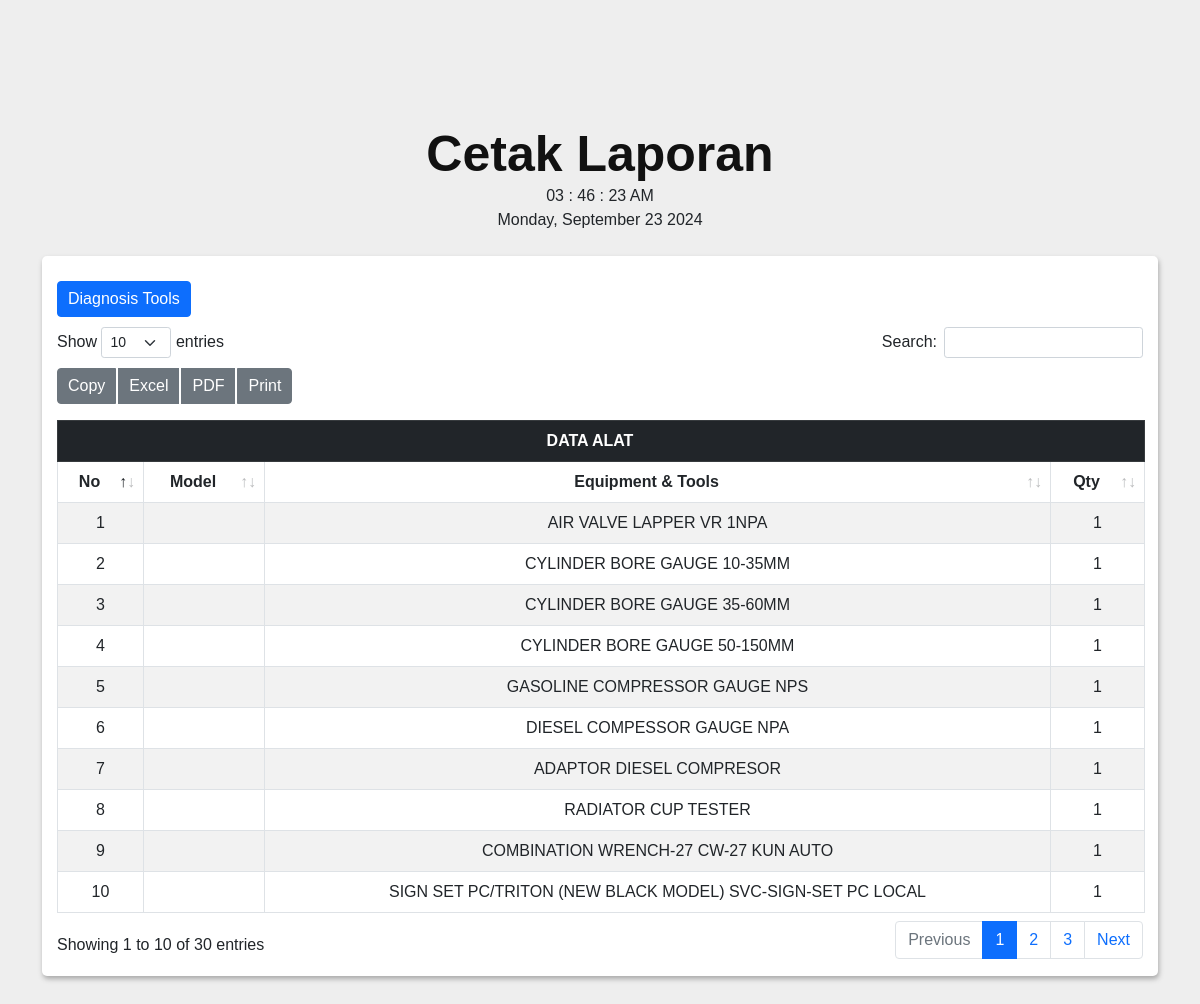
Screenshot of /admin2/laporan/diagnosis.php with the database file from the repository.
### tables this page shows
CREATE TABLE `diagnosis` (
  `id` int(11) NOT NULL,
  `model` varchar(100) NOT NULL,
  `nama_alat` varchar(100) NOT NULL,
  `jumlah` varchar(10) NOT NULL,
  `keterangan` varchar(100) NOT NULL
);

### admin2/laporan/diagnosis.php (the view, shortened to what this page needs)
<?php
require '../koneksi.php';
?>
<!DOCTYPE html>
<html lang="en">
<head>
    <link rel="stylesheet" href="assets/css/bootstrap.min.css">
    <link rel="stylesheet" href="assets/css/datatables.min.css">
    <link rel="stylesheet" href="assets/css/style.css">
</head>
<body>
<div id="layoutSidenav_content">
    <main>
        <center>
    <div class="container-fluid">
    <h1 class="mt-4">Cetak Laporan</h1>
                    <div class="digital-clock">
                        <div class="time">
                            <span class="hours">00</span>
                            <span class="colon">:</span>
                            <span class="minutes">00</span>
                            <span class="colon">:</span>
                            <span class="seconds">00</span>
                            <span class="period">PM</span>
                        </div>
                        <div class="date"></div>
                    </div>
                    <br>
    </center>
    <div class="container">
        <div class="row">
            <div class="col-12">
                <div class="data_table">
                    <table id="example" class="table table-striped table-bordered">
                    <a class="btn btn-primary" href="../stock/diagnosis.php" role="button" aria-disabled="true">Diagnosis Tools</a>
                        <thead>
                            <tr class="table-dark" align="center">
                                <th colspan="4">DATA ALAT </th>
                            </tr>
                            <tr align="center">
                                <th>No</th>
                                <th>Model</th>
                                <th>Equipment & Tools</th>
                                <th>Qty</th>
                            </tr>
                        </thead>
                        <tbody align="center">
                            <?php
                        $sql = "SELECT * FROM diagnosis";
    $result = $conn->query($sql);
    if ($result->num_rows > 0) {
        $no = 1;
        while ($row = $result->fetch_assoc()) {
            echo "<tr>";
            echo "<td>" . $no++ . "</td>";
            echo "<td>" . $row['model'] . "</td>";
            echo "<td>" . $row['nama_alat'] . "</td>";
            echo "<td>" . $row['jumlah'] . "</td>";
            echo "</tr>";
        }
    } else {
        echo "<tr><td colspan='7'>Data tidak ada</td></tr>";
    }
    ?>
                        </tbody>
                    </table>
                </div>
            </div>
        </div>
    </div>
</div>
</body>
</html>

### admin2/laporan/assets/css/style.css (style rules this page uses)
* { margin: 0; padding: 0; outline: 0; }
html { scroll-behavior: smooth; }
body { background: #eee; font-family: 'Raleway', sans-serif; font-family: 'Roboto', sans-serif; font-family: 'Poppins', sans-serif; font-family: 'Rubik', sans-serif; padding: 100px 0; }
h1, h2, h3, h4, h5, h6, p, a, ol, ul, li, img, span, input, form, label, .btn, .navbar, .navbar-brand { margin: 0; padding: 0; }
a, a:hover { text-decoration: none; color: #333; -webkit-transition: 0.2s; transition: 0.2s; }
h1 { font-size: 50px; color: #111; font-weight: 600; }
.data_table { background: #fff; padding: 15px; box-shadow: 1px 3px 5px #aaa; border-radius: 5px; }
.data_table .btn { padding: 5px 10px; margin: 10px 3px 10px 0; }

### rows the page displays
diagnosis: nama_alat "AIR VALVE LAPPER VR 1NPA", jumlah "1"
diagnosis: nama_alat "CYLINDER BORE GAUGE 10-35MM", jumlah "1"
diagnosis: nama_alat "CYLINDER BORE GAUGE 35-60MM", jumlah "1"
diagnosis: nama_alat "CYLINDER BORE GAUGE 50-150MM", jumlah "1"
diagnosis: nama_alat "GASOLINE COMPRESSOR GAUGE NPS", jumlah "1"
diagnosis: nama_alat "DIESEL COMPESSOR GAUGE NPA", jumlah "1"
diagnosis: nama_alat "ADAPTOR DIESEL COMPRESOR", jumlah "1"
diagnosis: nama_alat "RADIATOR CUP TESTER", jumlah "1"
diagnosis: nama_alat "COMBINATION WRENCH-27 CW-27 KUN AUTO", jumlah "1"
diagnosis: nama_alat "SIGN SET PC/TRITON (NEW BLACK MODEL) SVC-SIGN-SET PC LOCAL", jumlah "1"
